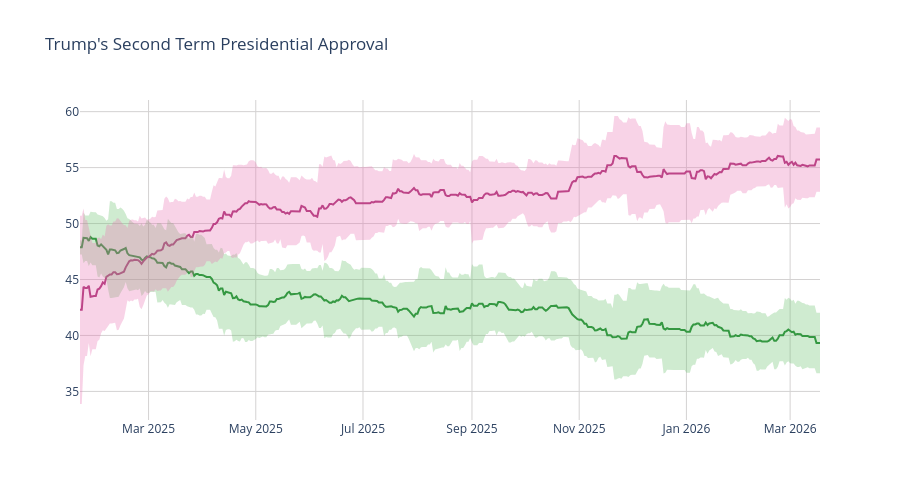

The code cell stored with this chart in its notebook:
### Code cell
disappr_ci_hex = "#e86eaf",
appr_ci_hex = "#60be65"
disappr_ci_rgba = "rgba(232, 110, 175, 0.3)"
appr_ci_rgba = "rgba(96, 190, 101, 0.3)"
grid_col = "#d4d2d2"


# Approve
fig = go.Figure(go.Scatter(
    x=pres['end_date'],
    y=pres['approve'],
    hovertemplate="%{y:.2f}%",
    name="<b>Approve</b>",
    line=dict(color="#228833"),
    showlegend=False
))

# Disapprove
fig.add_trace(go.Scatter(
    x=pres['end_date'],
    y=pres['disapprove'],
    hovertemplate="%{y:.2f}%",
    name="<b>Disapprove</b>",
    line=dict(color="#aa3377"),
    showlegend=False
    )
)

# Approve CI
fig.add_traces([

    # Upper bound
    go.Scatter(
        x=pres['end_date'],
        y=pres['approve_upper_ci'],
        marker=dict(color=appr_ci_hex),
        line=dict(width=0),
        mode='lines',
        showlegend=False,
        hoverinfo="skip"
    ),

    # Lower bound
    go.Scatter(
        x=pres['end_date'],
        y=pres['approve_lower_ci'],
        marker=dict(color=appr_ci_hex),
        line=dict(width=0),
        mode='lines',
        fillcolor=appr_ci_rgba,
        fill="tonexty",
        showlegend=False,
        hoverinfo="skip"
    )
])

# Disapprove CI
fig.add_traces([

    # Upper bound
    go.Scatter(
        x=pres['end_date'],
        y=pres['disapprove_upper_ci'],
        marker=dict(color=disappr_ci_hex),
        line=dict(width=0),
        mode='lines',
        showlegend=False,
        hoverinfo="skip"
    ),

    # Lower bound
    go.Scatter(
        x=pres['end_date'],
        y=pres['disapprove_lower_ci'],
        marker=dict(color=disappr_ci_hex),
        line=dict(width=0),
        mode='lines',
        fillcolor=disappr_ci_rgba,
        fill="tonexty",
        showlegend=False,
        hoverinfo="skip"
    )
])

fig.update_layout(
    title=dict(text="Trump's Second Term Presidential Approval"),
    hovermode="x"
)

fig.update_xaxes(gridcolor=grid_col)
fig.update_yaxes(gridcolor=grid_col)

fig.update_layout(hovermode="x", hoverlabel_align="right", plot_bgcolor="rgba(0, 0, 0, 0)", height=500)
fig.show()

### Figure 1 — Plotly figure (JSON) as saved in the notebook; plotly's stock layout.template omitted (floating-point values rounded to 4 significant figures; data arrays with more than 128 entries replaced by an {"elided": "..."} marker saying what was removed)
{"data": [{"hovertemplate": "%{y:.2f}%", "line": {"color": "#228833"}, "name": "<b>Approve</b>", "showlegend": false, "type": "scatter", "x": {"elided": "422 str values"}, "y": {"elided": "422 float values"}}, {"hovertemplate": "%{y:.2f}%", "line": {"color": "#aa3377"}, "name": "<b>Disapprove</b>", "showlegend": false, "type": "scatter", "x": {"elided": "422 str values"}, "y": {"elided": "422 float values"}}, {"hoverinfo": "skip", "line": {"width": 0}, "marker": {"color": "#60be65"}, "mode": "lines", "showlegend": false, "type": "scatter", "x": {"elided": "422 str values"}, "y": {"elided": "422 float values"}}, {"fill": "tonexty", "fillcolor": "rgba(96, 190, 101, 0.3)", "hoverinfo": "skip", "line": {"width": 0}, "marker": {"color": "#60be65"}, "mode": "lines", "showlegend": false, "type": "scatter", "x": {"elided": "422 str values"}, "y": {"elided": "422 float values"}}, {"hoverinfo": "skip", "line": {"width": 0}, "marker": {"color": ["#e86eaf"]}, "mode": "lines", "showlegend": false, "type": "scatter", "x": {"elided": "422 str values"}, "y": {"elided": "422 float values"}}, {"fill": "tonexty", "fillcolor": "rgba(232, 110, 175, 0.3)", "hoverinfo": "skip", "line": {"width": 0}, "marker": {"color": ["#e86eaf"]}, "mode": "lines", "showlegend": false, "type": "scatter", "x": {"elided": "422 str values"}, "y": {"elided": "422 float values"}}], "layout": {"height": 500, "hoverlabel": {"align": "right"}, "hovermode": "x", "plot_bgcolor": "rgba(0, 0, 0, 0)", "title": {"text": "Trump's Second Term Presidential Approval"}, "xaxis": {"gridcolor": "#d4d2d2"}, "yaxis": {"gridcolor": "#d4d2d2"}}}
